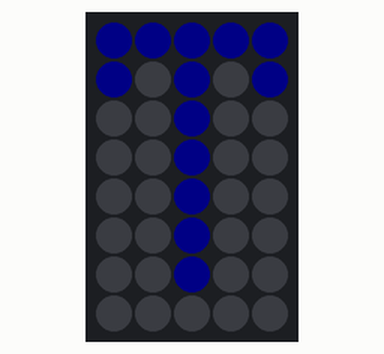
This sketch was run on a simulated Arduino Uno, built with avr-gcc and run on an emulated ATmega328P. Shown: 5×8 RGB LED matrix (first LED top left, wired row by row). Dim RGB values are drawn brighter than linear.

Above: at 0.1 s.
At 0.6 s:
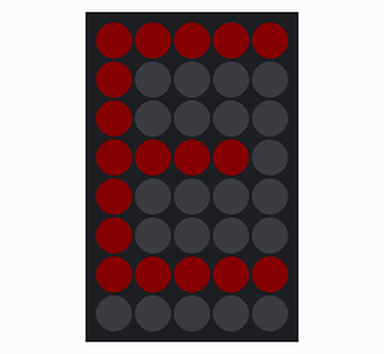
At 1.2 s:
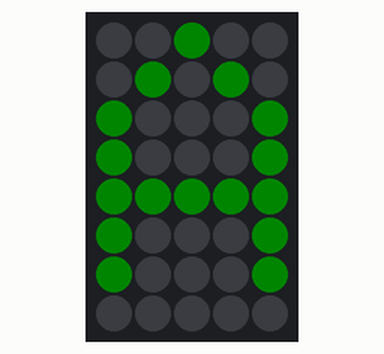
At 1.7 s:
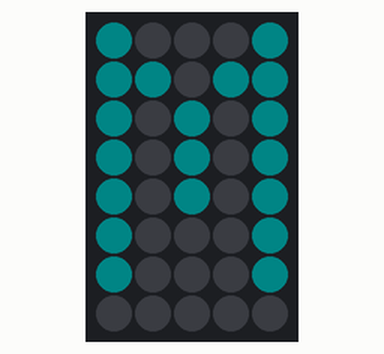
At 2.8 s:
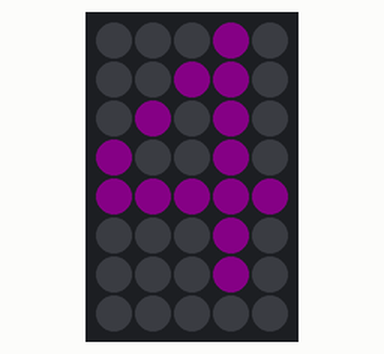
At 3.9 s:
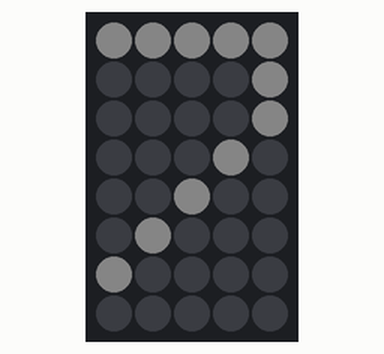

The sketch:

neopixel-test-matrix.ino
```cpp
#include <Adafruit_GFX.h>
#include <Adafruit_NeoMatrix.h>
#include <Adafruit_NeoPixel.h>

#define PIN 6

// Color definitions
#define BLACK    0x0000
#define BLUE     0x001F
#define RED      0xF800
#define GREEN    0x07E0
#define CYAN     0x07FF
#define MAGENTA  0xF81F
#define YELLOW   0xFFE0
#define WHITE    0xFFFF

// Parameter 1 = number of pixels in strip
// Parameter 2 = pin number (most are valid)
// Parameter 3 = pixel type flags, add together as needed:
//   NEO_KHZ800  800 KHz bitstream (most NeoPixel products w/WS2812 LEDs)
//   NEO_KHZ400  400 KHz (classic 'v1' (not v2) FLORA pixels, WS2811 drivers)
//   NEO_GRB     Pixels are wired for GRB bitstream (most NeoPixel products)
//   NEO_RGB     Pixels are wired for RGB bitstream (v1 FLORA pixels, not v2)

Adafruit_NeoMatrix matrix = Adafruit_NeoMatrix(5, 8, PIN,
  NEO_MATRIX_TOP     + NEO_MATRIX_RIGHT +
  NEO_MATRIX_COLUMNS + NEO_MATRIX_PROGRESSIVE,
  NEO_GRB            + NEO_KHZ800);

void setup() {
  // put your setup code here, to run once:
  matrix.begin();
  matrix.setBrightness(8);
  matrix.show(); // Initialize all pixels to 'off'
}

void loop() {
  // put your main code here, to run repeatedly:
  int i;
  char phrase[8] = { 'T','E','A','M',' ','4','6','7' };
  int colors[8] = { BLUE, RED, GREEN, CYAN, CYAN, MAGENTA, YELLOW, WHITE };

/*
  matrix.drawPixel( 0, 0, GREEN );
  matrix.drawLine( 0, 1, 4, 5, RED );
  matrix.drawRect( 0, 1, 5, 5, MAGENTA );
*/

/*
  matrix.drawPixel( 2, 2, GREEN );
  matrix.drawCircle( 2, 2, 2, BLUE );
*/

  for (i = 0; i < 8; i++)
  {

    matrix.drawChar(0, 0, phrase[i], colors[i], 0, 1);
    matrix.show();
    delay(500);
  }

  matrix.show();
}
```

Measured:
- by itself, everything shown: repeats every 4.3 s, in 8 steps
- what the display in image 0 shows lasts 0.6 s, from 0.0 s to 0.6 s
